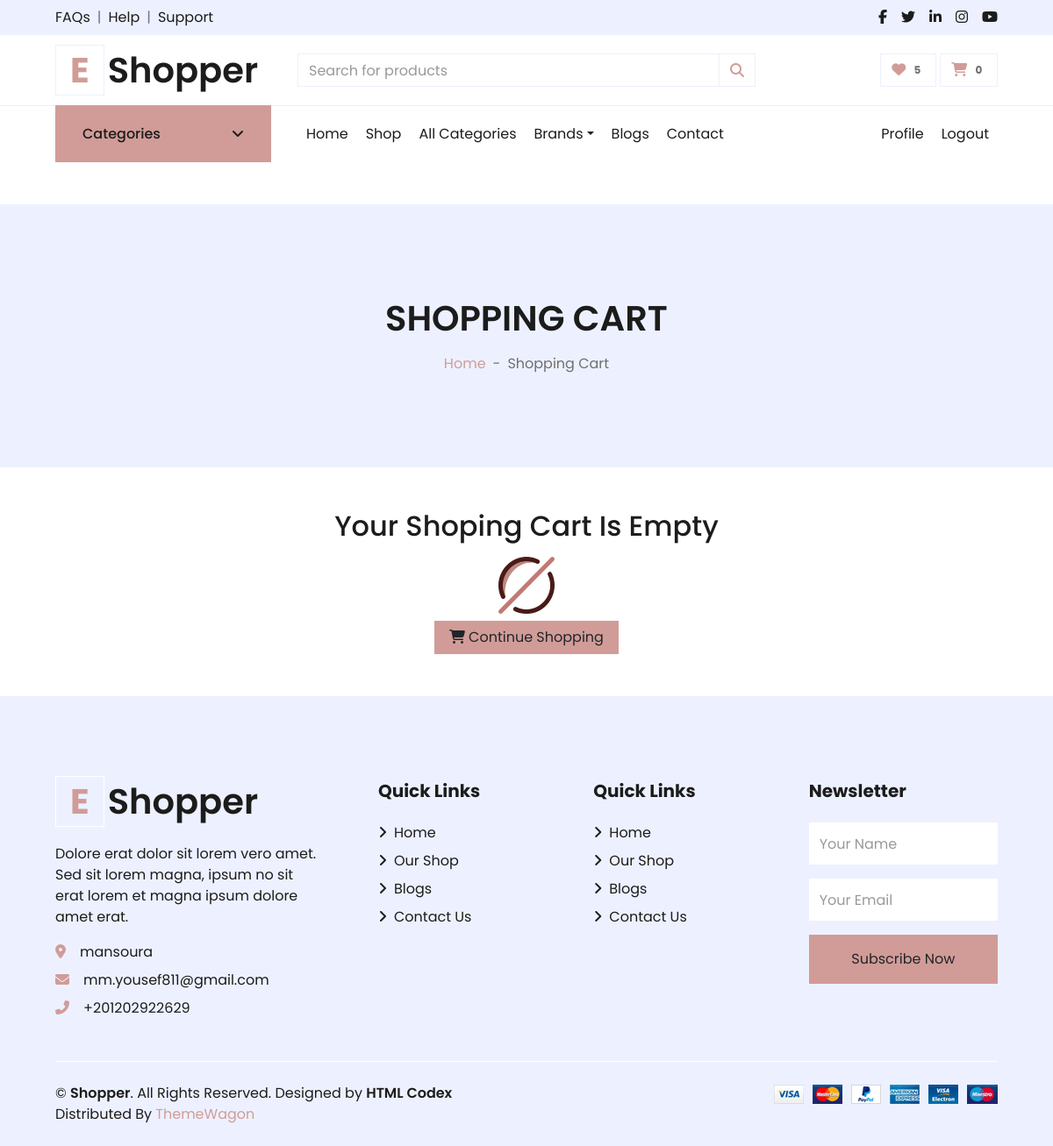
The app's page /cart/ (signed in), older data.
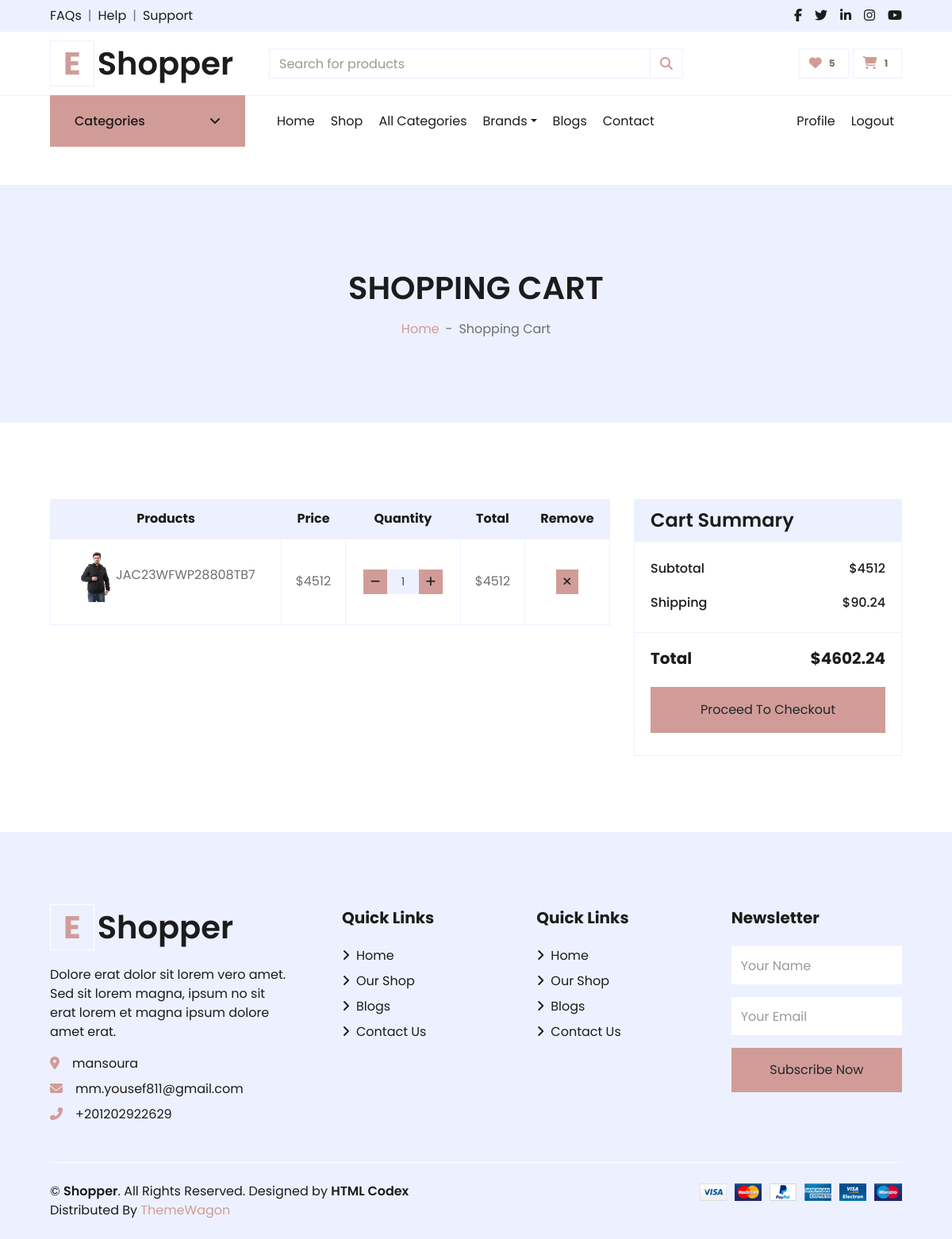
The same page, newer data.
### carts/models.py (models this page shows)
class CartItem(models.Model):
    user = models.ForeignKey("accounts.User",null=True, on_delete=models.CASCADE)
    product = models.ForeignKey("products.Product", on_delete=models.CASCADE)
    variations = models.ManyToManyField("products.Variation",blank=True)
    cart = models.ForeignKey(Cart, on_delete=models.CASCADE , null=True)
    quantity = models.IntegerField()
    is_active = models.BooleanField(default=True)
    def sub_total(self):
        return self.product.price * self.quantity
    def __str__(self):
        return str(self.product)

### products/models.py (models this page shows, shortened)
class Product(models.Model):
    name = models.CharField(unique=True, max_length=50)
    image = models.ImageField(upload_to='product/')
    stock = models.IntegerField(default=1)
    price = models.IntegerField(default=0)
    discount = models.FloatField(default=0)
    description = models.TextField(max_length=10000)
    created_at = models.DateTimeField( default=timezone.now)
    slug = models.SlugField(null=True,blank=True , unique=True)
    views = models.PositiveIntegerField(default=0)
    is_available = models.BooleanField(default=True)
    tags = TaggableManager()
    subcategory = models.ForeignKey("Subcategory",related_name='product_subcategory',null=True,blank=True, on_delete=models.CASCADE)
    PRDBrand = models.ForeignKey('Brand' ,related_name='product_brand', on_delete=models.CASCADE , blank=True, null=True ,verbose_name=_("Brand "))
    like = models.ManyToManyField(User , blank=True,related_name='product_favourite')
    class Meta:
        ordering = ["name"]
    def __str__(self):
        return self.name

### carts/views.py (the view)
# urls.py: path('', views.cart , name='cart'),
def cart(request , total = 0 , quantity = 0 , cart_items = None):
    try:
        tax = 0
        grand_total = 0
        if request.user.is_authenticated:
            cart_items = CartItem.objects.filter(user=request.user , is_active = True)
        else:
            cart = Cart.objects.get(cart_id=_cart_id(request))
            cart_items = CartItem.objects.filter(cart=cart , is_active = True)
        for cart_item in cart_items:
            total += (cart_item.product.price * cart_item.quantity)
            quantity += cart_item.quantity
        tax = (2 * total) / 100
        grand_total = total + tax
    except ObjectDoesNotExist:
        pass
    context = {
        'total':total ,
        'quantity':quantity,
        'cart_items':cart_items,
        'tax':tax,
        'grand_total':grand_total,
    }
    return render(request , 'cart.html' , context)

### accounts/favourite_context.py (called while the page is built)
def counter(request):
    product_count = 0
    if request.user.is_authenticated:
        if 'admin' in request.path:
            return{}
        else :
            try :
                user_favourites = Product.objects.filter(like=request.user)
                product_count = user_favourites.count()
            except Product.DoesNotExist:
                product_count=0
    return dict(product_count=product_count)

### carts/cart_context.py (called while the page is built)
def cart_count(request):
    cart_counter = 0
    if 'admin' in request.path:
        return{}
    else:
        try:
            cart = Cart.objects.filter(cart_id=_cart_id(request))
            if request.user.is_authenticated:
                cart_items = CartItem.objects.all().filter(user=request.user)
            else:
                cart_items = CartItem.objects.all().filter(cart=cart[:1])
            for cart_item in cart_items:
                cart_counter += cart_item.quantity
        except Cart.DoesNotExist :
            cart_counter = 0
    return dict(cart_counter=cart_counter)

### carts/views.py (called while the page is built)
def _cart_id(request):
    cart = request.session.session_key
    if not cart:
        cart = request.session.create()
    return cart

### carts/templates/cart.html (shortened to what the changed rows need)
{% extends "base.html" %}
{% load static %}
{% block body %}
<div class="container-fluid bg-secondary mb-5">
    <div class="d-flex flex-column align-items-center justify-content-center" style="min-height: 300px">
        <h1 class="font-weight-semi-bold text-uppercase mb-3">Shopping Cart</h1>
    </div>
</div>
{% if not cart_items %}
<div class="container">
    <div class="row flex-column align-items-center justify-content-center">
        <h2 class="text-center">Your Shoping Cart Is Empty</h2>
        <div class="col-1 my-2">
            <img class="w-100" src="{% static 'img/empty-set.png'%}">
        </div>
        <div class="d-flex justify-content-center">
            <a href="{% url 'product_list' %}" class="btn btn-primary px-3"><i
                    class="fa fa-shopping-cart mr-1"></i>Continue
                Shopping</a>
        </div>
    </div>
</div>
{% else %}
<div class="container-fluid pt-5">
    <div class="row px-xl-5">
        <div class="col-lg-8 table-responsive mb-5">
            <table class="table table-bordered text-center mb-0">
                <thead class="bg-secondary text-dark">
                    <tr>
                        <th>Products</th>
                        <th>Price</th>
                        <th>Quantity</th>
                        <th>Total</th>
                        <th>Remove</th>
                    </tr>
                </thead>
                <tbody class="align-middle">
                    {% for cart_item in cart_items %}
                    <tr>
                        <td class="align-middle"><img src="{{cart_item.product.image.url}}" alt=""
                                style="width: 50px;">{{cart_item}}
                        </td>
                        <td class="align-middle">${{cart_item.product.price}}</td>
                        <td class="align-middle">
                            <div class="input-group quantity mx-auto" style="width: 100px;">
                                <div class="input-group-btn">
                                    <a href="{% url 'decrement_cart' cart_item.product.id cart_item.id%}"
                                        class="btn btn-sm btn-primary btn-minus">
                                        <i class="fa fa-minus"></i>
                                    </a>
                                </div>
                                <input type="text" class="form-control form-control-sm bg-secondary text-center"
                                    value="{{cart_item.quantity}}">
                                <div class="input-group-btn">
                                    <form action="{% url 'add_cart' cart_item.product.id%}" method="POST">
                                        <button type="submit" class="btn btn-sm btn-primary btn-plus">
                                            <i class="fa fa-plus"></i>
                                        </button>
                                    </form>
                                </div>
                            </div>
                        </td>
                        <td class="align-middle">${{cart_item.sub_total}}</td>
                        <td class="align-middle"><a href="{% url 'delete_cart' cart_item.product_id cart_item.id %}"
                                onclick="return confirm('Are You Sure You Want To Delete This Item ?')"
                                class="btn btn-sm btn-primary"><i class="fa fa-times"></i></a></td>
                    </tr>
                    {% endfor %}
                </tbody>
            </table>
        </div>
        <div class="col-lg-4">
            <div class="card border-secondary mb-5">
                <div class="card-header bg-secondary border-0">
                    <h4 class="font-weight-semi-bold m-0">Cart Summary</h4>
                </div>
                <div class="card-body">
                    <div class="d-flex justify-content-between mb-3 pt-1">
                        <h6 class="font-weight-medium">Subtotal</h6>
                        <h6 class="font-weight-medium">${{total}}</h6>
                    </div>
                    <div class="d-flex justify-content-between">
                        <h6 class="font-weight-medium">Shipping</h6>
                        <h6 class="font-weight-medium">${{tax}}</h6>
                    </div>
                </div>
                <div class="card-footer border-secondary bg-transparent">
                    <div class="d-flex justify-content-between mt-2">
                        <h5 class="font-weight-bold">Total</h5>
                        <h5 class="font-weight-bold">${{grand_total}}</h5>
                    </div>
                    <a href="{% url 'checkout'%}" class="btn btn-block btn-primary my-3 py-3">Proceed To Checkout</a>
                </div>
            </div>
        </div>
    </div>
</div>
{% endif %}
{% endblock body %}

### templates/base.html (shortened to what the changed rows need)
{% load static %}
<!DOCTYPE HTML>
<html lang="en">
<head>
    <link href="https://cdnjs.cloudflare.com/ajax/libs/font-awesome/5.10.0/css/all.min.css" rel="stylesheet">
    <link href="{% static 'lib/owlcarousel/assets/owl.carousel.min.css'%}" rel="stylesheet">
    <link href="{% static 'css/all.min.css'%}" rel="stylesheet">
    <link href="{% static 'css/style.css'%}" rel="stylesheet">
    <link href="{% static 'css/custom.css'%}" rel="stylesheet">
</head>
<body>
    <div class="container-fluid">
        <div class="row align-items-center py-3 px-xl-5">
            <div class="col-lg-3 d-none d-lg-block">
                <a href="/" class="text-decoration-none">
                    <h1 class="m-0 display-5 font-weight-semi-bold"><span
                            class="text-primary font-weight-bold border px-3 mr-1">E</span>{{about_site.site_name}}</h1>
                </a>
            </div>
            <div class="col-lg-3 col-6 text-right">
                <a href="{% url 'cart'%}" class="btn border">
                    <i class="fas fa-shopping-cart text-primary"></i>
                    <span class="badge">{{cart_counter}}</span>
                </a>
            </div>
        </div>
    </div>
    {% block body %}
    {% endblock body %}
    <div class="container-fluid bg-secondary text-dark mt-5 pt-5">
        <div class="row px-xl-5 pt-5">
            <div class="col-lg-4 col-md-12 mb-5 pr-3 pr-xl-5">
                <a href="/" class="text-decoration-none">
                    <h1 class="mb-4 display-5 font-weight-semi-bold"><span
                            class="text-primary font-weight-bold border border-white px-3 mr-1">E</span>{{about_site.site_name}}
                    </h1>
                </a>
            </div>
        </div>
    </div>
</body>
</html>

Row changes from the older to the newer data that the page shows:
added CartItem: product.image (picture), product.name "JAC23WFWP28808TB7", product.price "4512", quantity "1", sub_total "4512"
Text that changed along with them:
{{ cart_counter }}: "0" → "1"
{{ total }}: (not shown) → "4512"
{{ tax }}: (not shown) → "90.24"
{{ grand_total }}: (not shown) → "4602.24"
text no longer shown: "Your Shoping Cart Is Empty Continue Shopping"
text now shown: "Products Price Quantity Total Remove Cart Summary Subtotal $ Shipping $ Total $ Proceed To Checkout"
